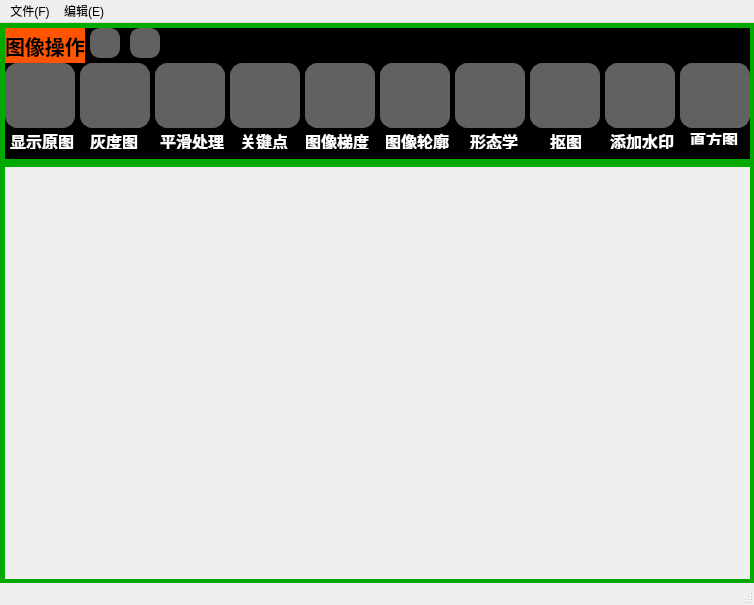
<?xml version="1.0" encoding="UTF-8"?>
<ui version="4.0">
 <class>MainWindow</class>
 <widget class="QMainWindow" name="MainWindow">
  <property name="geometry">
   <rect>
    <x>0</x>
    <y>0</y>
    <width>754</width>
    <height>605</height>
   </rect>
  </property>
  <property name="windowTitle">
   <string>APEX顶猎专属PS</string>
  </property>
  <widget class="QWidget" name="centralwidget">
   <widget class="QPushButton" name="pushButton">
    <property name="geometry">
     <rect>
      <x>80</x>
      <y>40</y>
      <width>70</width>
      <height>65</height>
     </rect>
    </property>
    <property name="styleSheet">
     <string notr="true">#pushButton{
	background-color: rgb(97, 97, 97);
	border:1px solid rgb(97, 97, 97);
	border-radius:12px
}
#pushButton:hover{
	background-color: rgb(85, 170, 255);
	color:rgb(0,0,0);
}</string>
    </property>
    <property name="text">
     <string/>
    </property>
    <property name="icon">
     <iconset resource="resource.qrc">
      <normaloff>:/icons/icons/tan.png</normaloff>:/icons/icons/tan.png</iconset>
    </property>
    <property name="iconSize">
     <size>
      <width>60</width>
      <height>60</height>
     </size>
    </property>
   </widget>
   <widget class="QPushButton" name="pushButton_2">
    <property name="geometry">
     <rect>
      <x>155</x>
      <y>40</y>
      <width>70</width>
      <height>65</height>
     </rect>
    </property>
    <property name="styleSheet">
     <string notr="true">#pushButton_2{
	background-color: rgb(97, 97, 97);
	border:1px solid rgb(97, 97, 97);
	border-radius:12px
}
#pushButton_2:hover{
	background-color: rgb(85, 170, 255);
	color:rgb(0,0,0);
}</string>
    </property>
    <property name="text">
     <string/>
    </property>
    <property name="icon">
     <iconset resource="resource.qrc">
      <normaloff>:/icons/icons/tan.png</normaloff>:/icons/icons/tan.png</iconset>
    </property>
    <property name="iconSize">
     <size>
      <width>60</width>
      <height>60</height>
     </size>
    </property>
   </widget>
   <widget class="QPushButton" name="pushButton_3">
    <property name="geometry">
     <rect>
      <x>230</x>
      <y>40</y>
      <width>70</width>
      <height>65</height>
     </rect>
    </property>
    <property name="styleSheet">
     <string notr="true">#pushButton_3{
	background-color: rgb(97, 97, 97);
	border:1px solid rgb(97, 97, 97);
	border-radius:12px
}
#pushButton_3:hover{
	background-color: rgb(85, 170, 255);
	color:rgb(0,0,0);
}</string>
    </property>
    <property name="text">
     <string/>
    </property>
    <property name="icon">
     <iconset resource="resource.qrc">
      <normaloff>:/icons/icons/tan.png</normaloff>:/icons/icons/tan.png</iconset>
    </property>
    <property name="iconSize">
     <size>
      <width>60</width>
      <height>60</height>
     </size>
    </property>
   </widget>
   <widget class="QPushButton" name="pushButton_4">
    <property name="geometry">
     <rect>
      <x>305</x>
      <y>40</y>
      <width>70</width>
      <height>65</height>
     </rect>
    </property>
    <property name="styleSheet">
     <string notr="true">#pushButton_4{
	background-color: rgb(97, 97, 97);
	border:1px solid rgb(97, 97, 97);
	border-radius:12px
}
#pushButton_4:hover{
	background-color: rgb(85, 170, 255);
	color:rgb(0,0,0);
}</string>
    </property>
    <property name="text">
     <string/>
    </property>
    <property name="icon">
     <iconset resource="resource.qrc">
      <normaloff>:/icons/icons/tan.png</normaloff>:/icons/icons/tan.png</iconset>
    </property>
    <property name="iconSize">
     <size>
      <width>60</width>
      <height>60</height>
     </size>
    </property>
   </widget>
   <widget class="QPushButton" name="pushButton_5">
    <property name="geometry">
     <rect>
      <x>380</x>
      <y>40</y>
      <width>70</width>
      <height>65</height>
     </rect>
    </property>
    <property name="styleSheet">
     <string notr="true">#pushButton_5{
	background-color: rgb(97, 97, 97);
	border:1px solid rgb(97, 97, 97);
	border-radius:12px
}
#pushButton_5:hover{
	background-color: rgb(85, 170, 255);
	color:rgb(0,0,0);
}</string>
    </property>
    <property name="text">
     <string/>
    </property>
    <property name="icon">
     <iconset resource="resource.qrc">
      <normaloff>:/icons/icons/tan.png</normaloff>:/icons/icons/tan.png</iconset>
    </property>
    <property name="iconSize">
     <size>
      <width>60</width>
      <height>60</height>
     </size>
    </property>
   </widget>
   <widget class="QLabel" name="label">
    <property name="geometry">
     <rect>
      <x>0</x>
      <y>139</y>
      <width>755</width>
      <height>422</height>
     </rect>
    </property>
    <property name="styleSheet">
     <string notr="true">border:5px solid rgb(0, 170, 0);
image: url(:/images/images/background.png);

</string>
    </property>
    <property name="text">
     <string/>
    </property>
    <property name="alignment">
     <set>Qt::AlignCenter</set>
    </property>
   </widget>
   <widget class="QPushButton" name="pushButton_6">
    <property name="geometry">
     <rect>
      <x>455</x>
      <y>40</y>
      <width>70</width>
      <height>65</height>
     </rect>
    </property>
    <property name="styleSheet">
     <string notr="true">#pushButton_6{
	background-color: rgb(97, 97, 97);
	border:1px solid rgb(97, 97, 97);
	border-radius:12px
}
#pushButton_6:hover{
	background-color: rgb(85, 170, 255);
	color:rgb(0,0,0);
}</string>
    </property>
    <property name="text">
     <string/>
    </property>
    <property name="icon">
     <iconset resource="resource.qrc">
      <normaloff>:/icons/icons/tan.png</normaloff>:/icons/icons/tan.png</iconset>
    </property>
    <property name="iconSize">
     <size>
      <width>60</width>
      <height>60</height>
     </size>
    </property>
   </widget>
   <widget class="QPushButton" name="pushButton_7">
    <property name="geometry">
     <rect>
      <x>530</x>
      <y>40</y>
      <width>70</width>
      <height>65</height>
     </rect>
    </property>
    <property name="styleSheet">
     <string notr="true">#pushButton_7{
	background-color: rgb(97, 97, 97);
	border:1px solid rgb(97, 97, 97);
	border-radius:12px
}
#pushButton_7:hover{
	background-color: rgb(85, 170, 255);
	color:rgb(0,0,0);
}</string>
    </property>
    <property name="text">
     <string/>
    </property>
    <property name="icon">
     <iconset resource="resource.qrc">
      <normaloff>:/icons/icons/tan.png</normaloff>:/icons/icons/tan.png</iconset>
    </property>
    <property name="iconSize">
     <size>
      <width>60</width>
      <height>60</height>
     </size>
    </property>
   </widget>
   <widget class="QPushButton" name="pushButton_8">
    <property name="geometry">
     <rect>
      <x>5</x>
      <y>40</y>
      <width>70</width>
      <height>65</height>
     </rect>
    </property>
    <property name="layoutDirection">
     <enum>Qt::LeftToRight</enum>
    </property>
    <property name="styleSheet">
     <string notr="true">#pushButton_8{
	background-color: rgb(97, 97, 97);
	border:1px solid rgb(97, 97, 97);
	border-radius:12px
}
#pushButton_8:hover{
	background-color: rgb(85, 170, 255);
	color:rgb(0,0,0);
}</string>
    </property>
    <property name="text">
     <string/>
    </property>
    <property name="icon">
     <iconset resource="resource.qrc">
      <normaloff>:/icons/icons/tan.png</normaloff>:/icons/icons/tan.png</iconset>
    </property>
    <property name="iconSize">
     <size>
      <width>60</width>
      <height>60</height>
     </size>
    </property>
    <property name="flat">
     <bool>false</bool>
    </property>
   </widget>
   <widget class="QLabel" name="label_2">
    <property name="geometry">
     <rect>
      <x>5</x>
      <y>5</y>
      <width>80</width>
      <height>35</height>
     </rect>
    </property>
    <property name="font">
     <font>
      <family>楷体</family>
      <pointsize>15</pointsize>
      <weight>75</weight>
      <bold>true</bold>
     </font>
    </property>
    <property name="styleSheet">
     <string notr="true">background-color: rgb(170, 0, 0);
background-color: rgb(255, 85, 0);</string>
    </property>
    <property name="text">
     <string>图像操作</string>
    </property>
   </widget>
   <widget class="QPushButton" name="pushButton_9">
    <property name="geometry">
     <rect>
      <x>605</x>
      <y>40</y>
      <width>70</width>
      <height>65</height>
     </rect>
    </property>
    <property name="styleSheet">
     <string notr="true">#pushButton_9{
	background-color: rgb(97, 97, 97);
	border:1px solid rgb(97, 97, 97);
	border-radius:12px
}
#pushButton_9:hover{
	background-color: rgb(85, 170, 255);
	color:rgb(0,0,0);
}</string>
    </property>
    <property name="text">
     <string/>
    </property>
    <property name="icon">
     <iconset resource="resource.qrc">
      <normaloff>:/icons/icons/tan.png</normaloff>:/icons/icons/tan.png</iconset>
    </property>
    <property name="iconSize">
     <size>
      <width>60</width>
      <height>60</height>
     </size>
    </property>
   </widget>
   <widget class="QPushButton" name="pushButton_10">
    <property name="geometry">
     <rect>
      <x>90</x>
      <y>5</y>
      <width>30</width>
      <height>30</height>
     </rect>
    </property>
    <property name="styleSheet">
     <string notr="true">#pushButton_10{
	background-color: rgb(97, 97, 97);
	border:2px solid rgb(97, 97, 97);
	border-radius:10px
}
#pushButton_10:hover{
	background-color: rgb(85, 170, 255);
	color:rgb(0,0,0);
}</string>
    </property>
    <property name="text">
     <string/>
    </property>
    <property name="icon">
     <iconset resource="resource.qrc">
      <normaloff>:/icons/icons/left.png</normaloff>:/icons/icons/left.png</iconset>
    </property>
    <property name="iconSize">
     <size>
      <width>28</width>
      <height>28</height>
     </size>
    </property>
   </widget>
   <widget class="QPushButton" name="pushButton_11">
    <property name="geometry">
     <rect>
      <x>130</x>
      <y>5</y>
      <width>30</width>
      <height>30</height>
     </rect>
    </property>
    <property name="styleSheet">
     <string notr="true">#pushButton_11{
	background-color: rgb(97, 97, 97);
	border:2px solid  rgb(97, 97, 97);
	border-radius:10px
}
#pushButton_11:hover{
	background-color: rgb(85, 170, 255);
	color:rgb(0,0,0);
}</string>
    </property>
    <property name="text">
     <string/>
    </property>
    <property name="icon">
     <iconset resource="resource.qrc">
      <normaloff>:/icons/icons/right.png</normaloff>:/icons/icons/right.png</iconset>
    </property>
    <property name="iconSize">
     <size>
      <width>28</width>
      <height>28</height>
     </size>
    </property>
   </widget>
   <widget class="QLabel" name="label_3">
    <property name="geometry">
     <rect>
      <x>0</x>
      <y>0</y>
      <width>755</width>
      <height>141</height>
     </rect>
    </property>
    <property name="font">
     <font>
      <family>华文行楷</family>
     </font>
    </property>
    <property name="layoutDirection">
     <enum>Qt::LeftToRight</enum>
    </property>
    <property name="styleSheet">
     <string notr="true">border:5px solid rgb(0, 170, 0);
background-color: rgb(0, 0, 0);</string>
    </property>
    <property name="text">
     <string/>
    </property>
    <property name="alignment">
     <set>Qt::AlignLeading|Qt::AlignLeft|Qt::AlignTop</set>
    </property>
   </widget>
   <widget class="QPushButton" name="pushButton_12">
    <property name="geometry">
     <rect>
      <x>680</x>
      <y>40</y>
      <width>70</width>
      <height>65</height>
     </rect>
    </property>
    <property name="styleSheet">
     <string notr="true">#pushButton_12{
	background-color: rgb(97, 97, 97);
	border:1px solid rgb(97, 97, 97);
	border-radius:12px
}
#pushButton_12:hover{
	background-color: rgb(85, 170, 255);
	color:rgb(0,0,0);
}</string>
    </property>
    <property name="text">
     <string/>
    </property>
    <property name="icon">
     <iconset resource="resource.qrc">
      <normaloff>:/icons/icons/tan.png</normaloff>:/icons/icons/tan.png</iconset>
    </property>
    <property name="iconSize">
     <size>
      <width>60</width>
      <height>60</height>
     </size>
    </property>
   </widget>
   <widget class="QLabel" name="label_4">
    <property name="geometry">
     <rect>
      <x>10</x>
      <y>110</y>
      <width>71</width>
      <height>16</height>
     </rect>
    </property>
    <property name="font">
     <font>
      <family>华文新魏</family>
      <pointsize>12</pointsize>
      <weight>75</weight>
      <bold>true</bold>
     </font>
    </property>
    <property name="styleSheet">
     <string notr="true">color: rgb(255, 255, 255);</string>
    </property>
    <property name="text">
     <string>显示原图</string>
    </property>
   </widget>
   <widget class="QLabel" name="label_5">
    <property name="geometry">
     <rect>
      <x>90</x>
      <y>110</y>
      <width>51</width>
      <height>16</height>
     </rect>
    </property>
    <property name="font">
     <font>
      <family>华文新魏</family>
      <pointsize>12</pointsize>
      <weight>75</weight>
      <bold>true</bold>
     </font>
    </property>
    <property name="styleSheet">
     <string notr="true">color: rgb(255, 255, 255);</string>
    </property>
    <property name="text">
     <string>灰度图</string>
    </property>
   </widget>
   <widget class="QLabel" name="label_6">
    <property name="geometry">
     <rect>
      <x>160</x>
      <y>110</y>
      <width>71</width>
      <height>16</height>
     </rect>
    </property>
    <property name="font">
     <font>
      <family>华文新魏</family>
      <pointsize>12</pointsize>
      <weight>75</weight>
      <bold>true</bold>
     </font>
    </property>
    <property name="styleSheet">
     <string notr="true">color: rgb(255, 255, 255);</string>
    </property>
    <property name="text">
     <string>平滑处理</string>
    </property>
   </widget>
   <widget class="QLabel" name="label_7">
    <property name="geometry">
     <rect>
      <x>240</x>
      <y>110</y>
      <width>51</width>
      <height>16</height>
     </rect>
    </property>
    <property name="font">
     <font>
      <family>华文新魏</family>
      <pointsize>12</pointsize>
      <weight>75</weight>
      <bold>true</bold>
     </font>
    </property>
    <property name="styleSheet">
     <string notr="true">color: rgb(255, 255, 255);</string>
    </property>
    <property name="text">
     <string>关键点</string>
    </property>
   </widget>
   <widget class="QLabel" name="label_8">
    <property name="geometry">
     <rect>
      <x>305</x>
      <y>110</y>
      <width>71</width>
      <height>16</height>
     </rect>
    </property>
    <property name="font">
     <font>
      <family>华文新魏</family>
      <pointsize>12</pointsize>
      <weight>75</weight>
      <bold>true</bold>
     </font>
    </property>
    <property name="styleSheet">
     <string notr="true">color: rgb(255, 255, 255);</string>
    </property>
    <property name="text">
     <string>图像梯度</string>
    </property>
   </widget>
   <widget class="QLabel" name="label_9">
    <property name="geometry">
     <rect>
      <x>385</x>
      <y>110</y>
      <width>71</width>
      <height>16</height>
     </rect>
    </property>
    <property name="font">
     <font>
      <family>华文新魏</family>
      <pointsize>12</pointsize>
      <weight>75</weight>
      <bold>true</bold>
     </font>
    </property>
    <property name="styleSheet">
     <string notr="true">color: rgb(255, 255, 255);</string>
    </property>
    <property name="text">
     <string>图像轮廓</string>
    </property>
   </widget>
   <widget class="QLabel" name="label_10">
    <property name="geometry">
     <rect>
      <x>470</x>
      <y>110</y>
      <width>54</width>
      <height>16</height>
     </rect>
    </property>
    <property name="font">
     <font>
      <family>华文新魏</family>
      <pointsize>12</pointsize>
      <weight>75</weight>
      <bold>true</bold>
     </font>
    </property>
    <property name="styleSheet">
     <string notr="true">color: rgb(255, 255, 255);</string>
    </property>
    <property name="text">
     <string>形态学</string>
    </property>
   </widget>
   <widget class="QLabel" name="label_11">
    <property name="geometry">
     <rect>
      <x>550</x>
      <y>110</y>
      <width>31</width>
      <height>16</height>
     </rect>
    </property>
    <property name="font">
     <font>
      <family>华文新魏</family>
      <pointsize>12</pointsize>
      <weight>75</weight>
      <bold>true</bold>
     </font>
    </property>
    <property name="styleSheet">
     <string notr="true">color: rgb(255, 255, 255);</string>
    </property>
    <property name="text">
     <string>抠图</string>
    </property>
   </widget>
   <widget class="QLabel" name="label_12">
    <property name="geometry">
     <rect>
      <x>610</x>
      <y>110</y>
      <width>71</width>
      <height>16</height>
     </rect>
    </property>
    <property name="font">
     <font>
      <family>华文新魏</family>
      <pointsize>12</pointsize>
      <weight>75</weight>
      <bold>true</bold>
     </font>
    </property>
    <property name="styleSheet">
     <string notr="true">color: rgb(255, 255, 255);</string>
    </property>
    <property name="text">
     <string>添加水印</string>
    </property>
   </widget>
   <widget class="QLabel" name="label_13">
    <property name="geometry">
     <rect>
      <x>690</x>
      <y>110</y>
      <width>54</width>
      <height>12</height>
     </rect>
    </property>
    <property name="font">
     <font>
      <family>华文新魏</family>
      <pointsize>12</pointsize>
      <weight>75</weight>
      <bold>true</bold>
     </font>
    </property>
    <property name="styleSheet">
     <string notr="true">color: rgb(255, 255, 255);</string>
    </property>
    <property name="text">
     <string>直方图</string>
    </property>
   </widget>
   <zorder>label_3</zorder>
   <zorder>label_2</zorder>
   <zorder>pushButton</zorder>
   <zorder>pushButton_2</zorder>
   <zorder>pushButton_3</zorder>
   <zorder>pushButton_4</zorder>
   <zorder>pushButton_5</zorder>
   <zorder>label</zorder>
   <zorder>pushButton_6</zorder>
   <zorder>pushButton_7</zorder>
   <zorder>pushButton_8</zorder>
   <zorder>pushButton_9</zorder>
   <zorder>pushButton_10</zorder>
   <zorder>pushButton_11</zorder>
   <zorder>pushButton_12</zorder>
   <zorder>label_4</zorder>
   <zorder>label_5</zorder>
   <zorder>label_6</zorder>
   <zorder>label_7</zorder>
   <zorder>label_8</zorder>
   <zorder>label_9</zorder>
   <zorder>label_10</zorder>
   <zorder>label_11</zorder>
   <zorder>label_12</zorder>
   <zorder>label_13</zorder>
  </widget>
  <widget class="QMenuBar" name="menubar">
   <property name="geometry">
    <rect>
     <x>0</x>
     <y>0</y>
     <width>754</width>
     <height>22</height>
    </rect>
   </property>
   <widget class="QMenu" name="menu">
    <property name="title">
     <string>文件(F)</string>
    </property>
    <addaction name="actionwenjian"/>
    <addaction name="action"/>
   </widget>
   <widget class="QMenu" name="menu_E">
    <property name="title">
     <string>编辑(E)</string>
    </property>
    <addaction name="action_2"/>
    <addaction name="action_3"/>
   </widget>
   <addaction name="menu"/>
   <addaction name="menu_E"/>
  </widget>
  <widget class="QStatusBar" name="statusbar"/>
  <action name="actionopen">
   <property name="text">
    <string>OPEN</string>
   </property>
  </action>
  <action name="actionwenjian">
   <property name="text">
    <string>打开...</string>
   </property>
   <property name="iconVisibleInMenu">
    <bool>true</bool>
   </property>
  </action>
  <action name="action">
   <property name="text">
    <string>另存为...</string>
   </property>
  </action>
  <action name="action_2">
   <property name="text">
    <string>撤销</string>
   </property>
  </action>
  <action name="action_3">
   <property name="text">
    <string>还原</string>
   </property>
  </action>
 </widget>
 <resources>
  <include location="resource.qrc"/>
 </resources>
 <connections/>
</ui>
